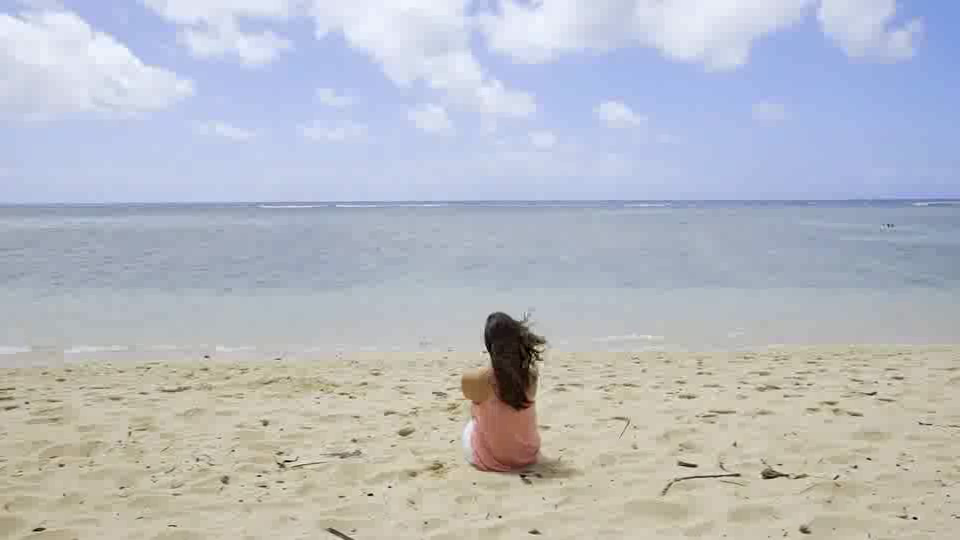
#> input picture frame 40 of Optical Flow/input.mp4, 960 x 540 px
$ jupyter execute 'Lucas–Kanade.ipynb'
#> lines starting #> are read from the running program, lines starting #| are printed output that depends on the picture
[cell 1]
import cv2
import numpy as np

capture = cv2.VideoCapture("input.mp4")
if not capture.isOpened():
    raise RuntimeError("Cannot open video file")

# Read first frame
ret, old_frame = capture.read()
#> old_frame is the input picture: shape (540, 960, 3); mean B, G, R 195.5, 187.6, 183.8
if not ret or old_frame is None:
    raise RuntimeError("Cannot read first frame")

old_gray = cv2.cvtColor(old_frame, cv2.COLOR_BGR2GRAY)
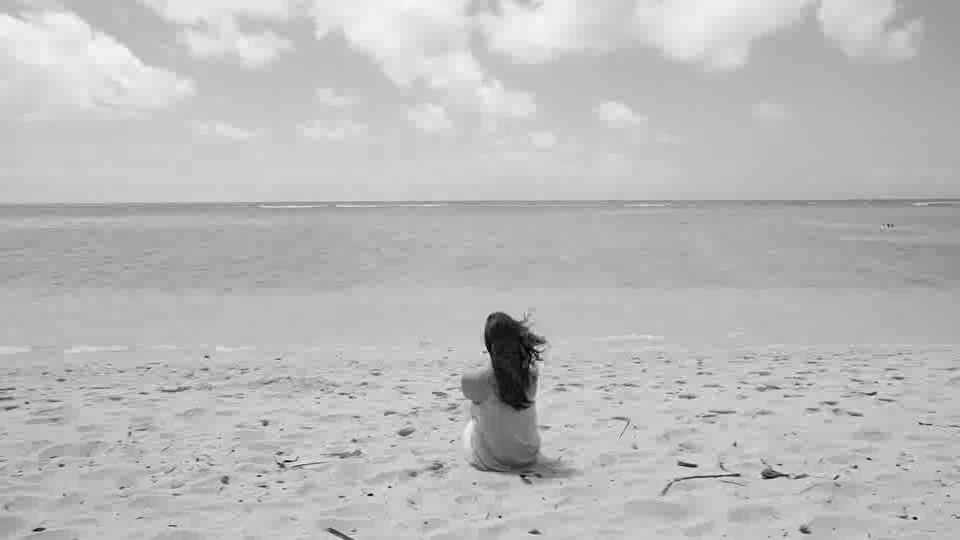
#> old_gray: shape (540, 960); min 0, max 248, mean 187.4

# 1) Choose points to track (corners) using Shi-Tomasi
feature_params = dict(
    maxCorners=200,        # maximum number of points
    qualityLevel=0.3,      # higher = fewer but stronger corners
    minDistance=7,         # minimum distance between corners
    blockSize=7
)

p0 = cv2.goodFeaturesToTrack(old_gray, mask=None, **feature_params)
#> p0 = 39 rows, first 8: [915, 518], [370, 493], [537, 353], [282, 463], [764, 476], [523, 477], [499, 515], [265, 423]
if p0 is None:
    raise RuntimeError("No features found to track in the first frame")

# 2) Lucas-Kanade optical flow parameters
lk_params = dict(
    winSize=(15, 15),      # search window size
    maxLevel=2,            # pyramid levels
    criteria=(cv2.TERM_CRITERIA_EPS | cv2.TERM_CRITERIA_COUNT, 10, 0.03)
)

# Create a mask image for drawing tracks
mask = np.zeros_like(old_frame)

while True:
    ret, frame = capture.read()
    if not ret or frame is None:
        break

    frame_gray = cv2.cvtColor(frame, cv2.COLOR_BGR2GRAY)

    # 3) Calculate optical flow (Lucas-Kanade)
    p1, st, err = cv2.calcOpticalFlowPyrLK(old_gray, frame_gray, p0, None, **lk_params)
#> p1 = 39 rows, first 8: [914.5, 518], [369.7, 493], [536, 352.4], [281.9, 463], [764, 476], [522.4, 477], [499, 515], [264.5, 423]; st = 39 values from 1 to 1; err = 39 values, max 16.4 at index 2, min 0 at index 18, mean 2.76

    # If tracking failed completely, stop
    if p1 is None or st is None:
        break

    # 4) Select good points (st==1 means successfully tracked)
    good_new = p1[st.flatten() == 1]
#> good_new has the same summary as p1
    good_old = p0[st.flatten() == 1]
#> good_old has the same summary as p0

    # 5) Draw the tracks
    for (new, old) in zip(good_new, good_old):
        a, b = new.ravel()
        c, d = old.ravel()

        # line from old -> new
        mask = cv2.line(mask, (int(c), int(d)), (int(a), int(b)), (0, 255, 0), 2)
        # circle at new point
        frame = cv2.circle(frame, (int(a), int(b)), 3, (0, 0, 255), -1)
#> this loop made 39 passes
#> (a, b, c, d) on passes 1 to 12: (914.5, 518, 915, 518), (369.7, 493, 370, 493), (536, 352.4, 537, 353), (281.9, 463, 282, 463), (764, 476, 764, 476), (522.4, 477, 523, 477), (499, 515, 499, 515), (264.5, 423, 265, 423), (855, 467, 855, 467), (485.1, 350.1, 485, 350), (196.6, 459, 197, 459), (733.5, 444, 734, 444)
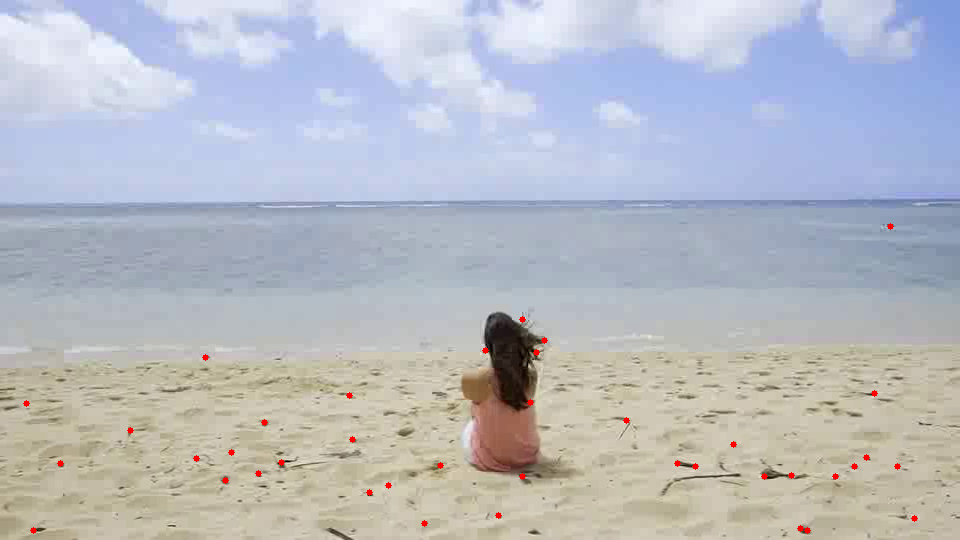
#> frame: shape (540, 960, 3); mean B, G, R 195.2, 187.4, 184
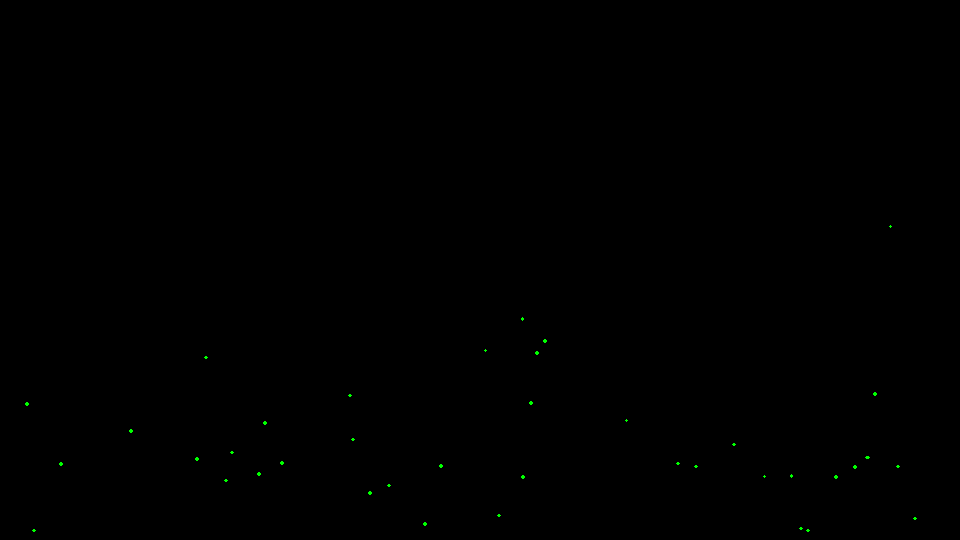
#> mask: shape (540, 960, 3); mean of channels 0, 1, 2 0, 0.2, 0; drawn as B, G, R

    output = cv2.add(frame, mask)
    cv2.imshow("Lucas-Kanade Optical Flow (Sparse)", output)

    k = cv2.waitKey(20) & 0xFF
#> (key e is pressed here)
    if k == ord('e'):
        break
    elif k == ord('r'):
        # Refresh/re-detect features if tracking drifts
        p0 = cv2.goodFeaturesToTrack(frame_gray, mask=None, **feature_params)
        mask = np.zeros_like(old_frame)
        old_gray = frame_gray.copy()
        continue
    elif k == ord('s'):
        cv2.imwrite("lucas_frame.png", frame)
        cv2.imwrite("lucas_tracks.png", output)

    # 6) Update for next loop
    old_gray = frame_gray.copy()
    p0 = good_new.reshape(-1, 1, 2)

capture.release()
cv2.destroyAllWindows()

$ run again, starting later in the video
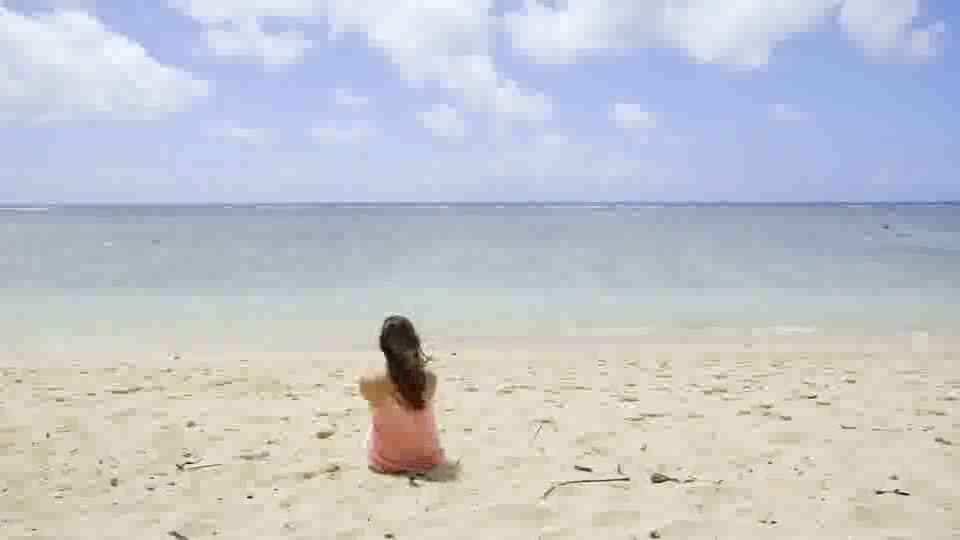
#> input picture frame 320 of Optical Flow/input.mp4, 960 x 540 px
#> old_frame is the input picture: shape (540, 960, 3); mean B, G, R 204.7, 198.2, 194.9
#> `old_gray = cv2.cvtColor(old_frame, cv2.COLOR_BGR2GRAY)`:
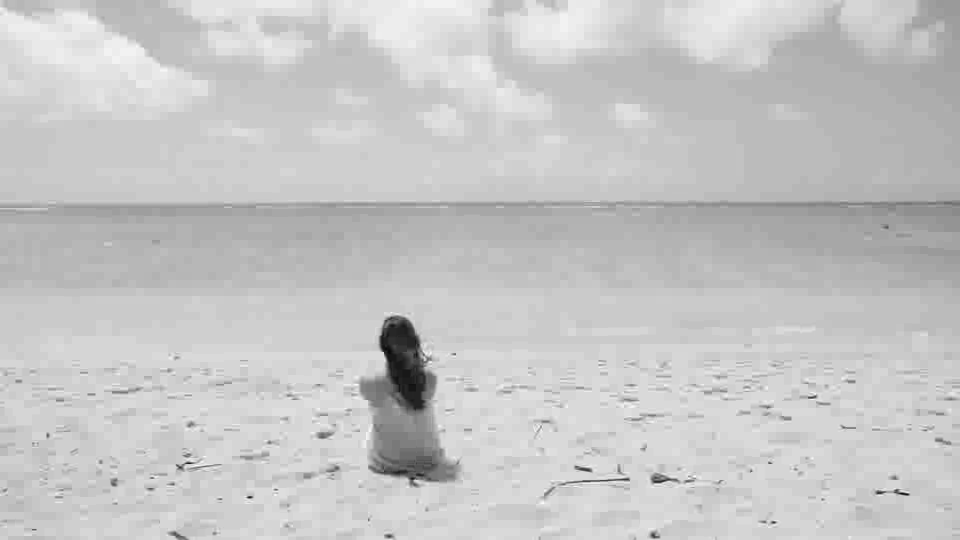
#> old_gray: shape (540, 960); min 7, max 255, mean 198
#> p0 = 29 rows, first 8: [412, 481], [426, 359], [652, 535], [181, 466], [249, 497], [652, 480], [896, 491], [114, 483]
#> p1 = 29 rows, first 8: [411.8, 481.1], [425.6, 358.8], [651, 535], [180.9, 466], [249, 497], [651.5, 480], [895.3, 491.1], [114, 483]; st = 29 values from 1 to 1; err = 29 values, max 9.47 at index 1, min 0 at index 2, mean 1.98
#> good_new has the same summary as p1
#> good_old has the same summary as p0
#> the loop `for (new, old) in zip(good_new, good_old):` made 29 passes
#> (a, b, c, d) on passes 1 to 8: (411.8, 481.1, 412, 481), (425.6, 358.8, 426, 359), (651, 535, 652, 535), (180.9, 466, 181, 466), (249, 497, 249, 497), (651.5, 480, 652, 480), (895.3, 491.1, 896, 491), (114, 483, 114, 483)
#> after the loop `for (new, old) in zip(good_new, good_old):`:
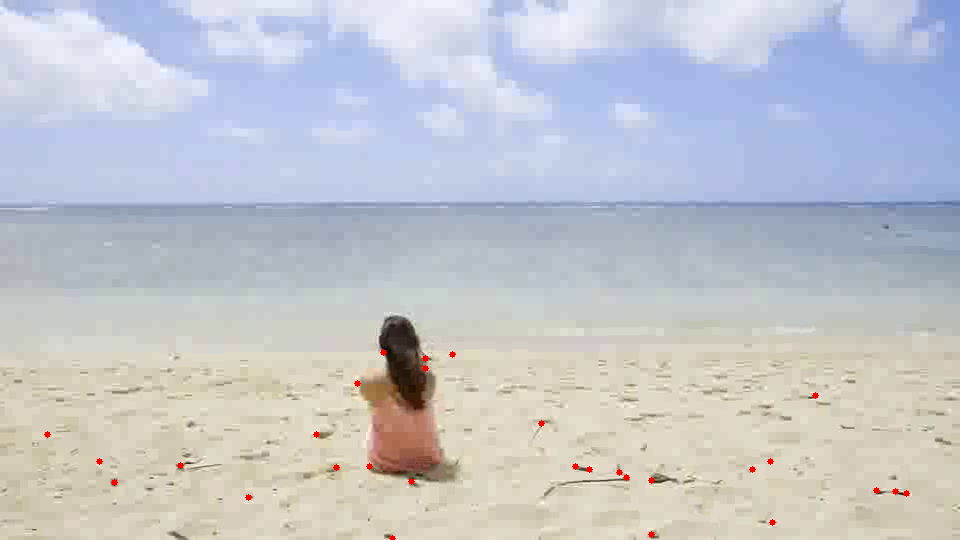
#> frame: shape (540, 960, 3); mean B, G, R 204.6, 198, 195.1
